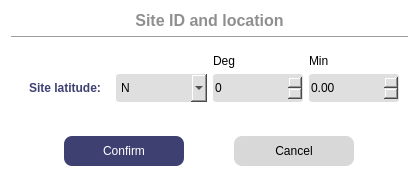
<?xml version="1.0" encoding="UTF-8"?>
<ui version="4.0">
 <class>WSiteLatitude</class>
 <widget class="QDialog" name="WSiteLatitude">
  <property name="geometry">
   <rect>
    <x>0</x>
    <y>0</y>
    <width>419</width>
    <height>186</height>
   </rect>
  </property>
  <property name="windowTitle">
   <string>Log data period configuration</string>
  </property>
  <property name="styleSheet">
   <string notr="true">#WSiteLatitude {
 background-color:white;
 border-radius: 5px;
}
#label{
 color: #3E4072;
 font-weight: 800;
}
#buttonBox{
 background-color: #3E4072;
}
#label_Title{
 color: #8F8F8F;
 font-weight: 600;
}
QComboBox, 
QSpinBox,
QDoubleSpinBox{
 background-color:#DFDFDF;
 border-radius: 3px;
 color: black;
}
#pushButton_Confirm,
#pushButton_Cancel {
 border: none;
 border-radius: 8px;
}
#pushButton_Confirm {
 color: white;
 background-color: #3E4072;
}
#pushButton_Confirm:hover {
 color: white;
 background-color: #595D89;
}
#pushButton_Cancel {
 background-color: #D8D8D8;
}
#pushButton_Cancel:hover {
 background-color: #ACACAC;
}

/*
#widget{
 background-color:white;
}
#widget_2{
 background-color: #F0F0F0;
 border-top: 1px solid #DFDFDF;
}
*/</string>
  </property>
  <layout class="QVBoxLayout" name="verticalLayout">
   <item>
    <widget class="QLabel" name="label_Title">
     <property name="font">
      <font>
       <pointsize>12</pointsize>
       <fontweight>DemiBold</fontweight>
      </font>
     </property>
     <property name="text">
      <string>Site ID and location</string>
     </property>
     <property name="alignment">
      <set>Qt::AlignCenter</set>
     </property>
    </widget>
   </item>
   <item>
    <widget class="Line" name="line">
     <property name="orientation">
      <enum>Qt::Horizontal</enum>
     </property>
    </widget>
   </item>
   <item>
    <widget class="QWidget" name="widget" native="true">
     <layout class="QGridLayout" name="gridLayout">
      <item row="0" column="2">
       <widget class="QLabel" name="label_2">
        <property name="text">
         <string>Deg</string>
        </property>
       </widget>
      </item>
      <item row="0" column="3">
       <widget class="QLabel" name="label_3">
        <property name="text">
         <string>Min</string>
        </property>
       </widget>
      </item>
      <item row="1" column="1">
       <widget class="QComboBox" name="comboBox_Ref">
        <property name="minimumSize">
         <size>
          <width>0</width>
          <height>28</height>
         </size>
        </property>
        <item>
         <property name="text">
          <string>N</string>
         </property>
        </item>
        <item>
         <property name="text">
          <string>S</string>
         </property>
        </item>
       </widget>
      </item>
      <item row="1" column="2">
       <widget class="QSpinBox" name="spinBox_Deg">
        <property name="minimumSize">
         <size>
          <width>0</width>
          <height>28</height>
         </size>
        </property>
        <property name="maximum">
         <number>500</number>
        </property>
       </widget>
      </item>
      <item row="1" column="0">
       <widget class="QLabel" name="label">
        <property name="text">
         <string>Site latitude:</string>
        </property>
        <property name="alignment">
         <set>Qt::AlignCenter</set>
        </property>
       </widget>
      </item>
      <item row="1" column="3">
       <widget class="QDoubleSpinBox" name="spinBox_Min">
        <property name="minimumSize">
         <size>
          <width>0</width>
          <height>28</height>
         </size>
        </property>
       </widget>
      </item>
     </layout>
    </widget>
   </item>
   <item>
    <spacer name="verticalSpacer">
     <property name="orientation">
      <enum>Qt::Vertical</enum>
     </property>
     <property name="sizeHint" stdset="0">
      <size>
       <width>20</width>
       <height>40</height>
      </size>
     </property>
    </spacer>
   </item>
   <item>
    <widget class="QWidget" name="widget_2" native="true">
     <layout class="QHBoxLayout" name="horizontalLayout">
      <item>
       <widget class="QPushButton" name="pushButton_Confirm">
        <property name="minimumSize">
         <size>
          <width>0</width>
          <height>30</height>
         </size>
        </property>
        <property name="maximumSize">
         <size>
          <width>120</width>
          <height>16777215</height>
         </size>
        </property>
        <property name="text">
         <string>Confirm</string>
        </property>
       </widget>
      </item>
      <item>
       <widget class="QPushButton" name="pushButton_Cancel">
        <property name="minimumSize">
         <size>
          <width>120</width>
          <height>30</height>
         </size>
        </property>
        <property name="maximumSize">
         <size>
          <width>120</width>
          <height>16777215</height>
         </size>
        </property>
        <property name="text">
         <string>Cancel</string>
        </property>
       </widget>
      </item>
     </layout>
    </widget>
   </item>
  </layout>
 </widget>
 <resources/>
 <connections>
  <connection>
   <sender>pushButton_Confirm</sender>
   <signal>clicked()</signal>
   <receiver>WSiteLatitude</receiver>
   <slot>accept()</slot>
   <hints>
    <hint type="sourcelabel">
     <x>182</x>
     <y>167</y>
    </hint>
    <hint type="destinationlabel">
     <x>237</x>
     <y>185</y>
    </hint>
   </hints>
  </connection>
  <connection>
   <sender>pushButton_Cancel</sender>
   <signal>clicked()</signal>
   <receiver>WSiteLatitude</receiver>
   <slot>reject()</slot>
   <hints>
    <hint type="sourcelabel">
     <x>353</x>
     <y>167</y>
    </hint>
    <hint type="destinationlabel">
     <x>379</x>
     <y>185</y>
    </hint>
   </hints>
  </connection>
 </connections>
</ui>
